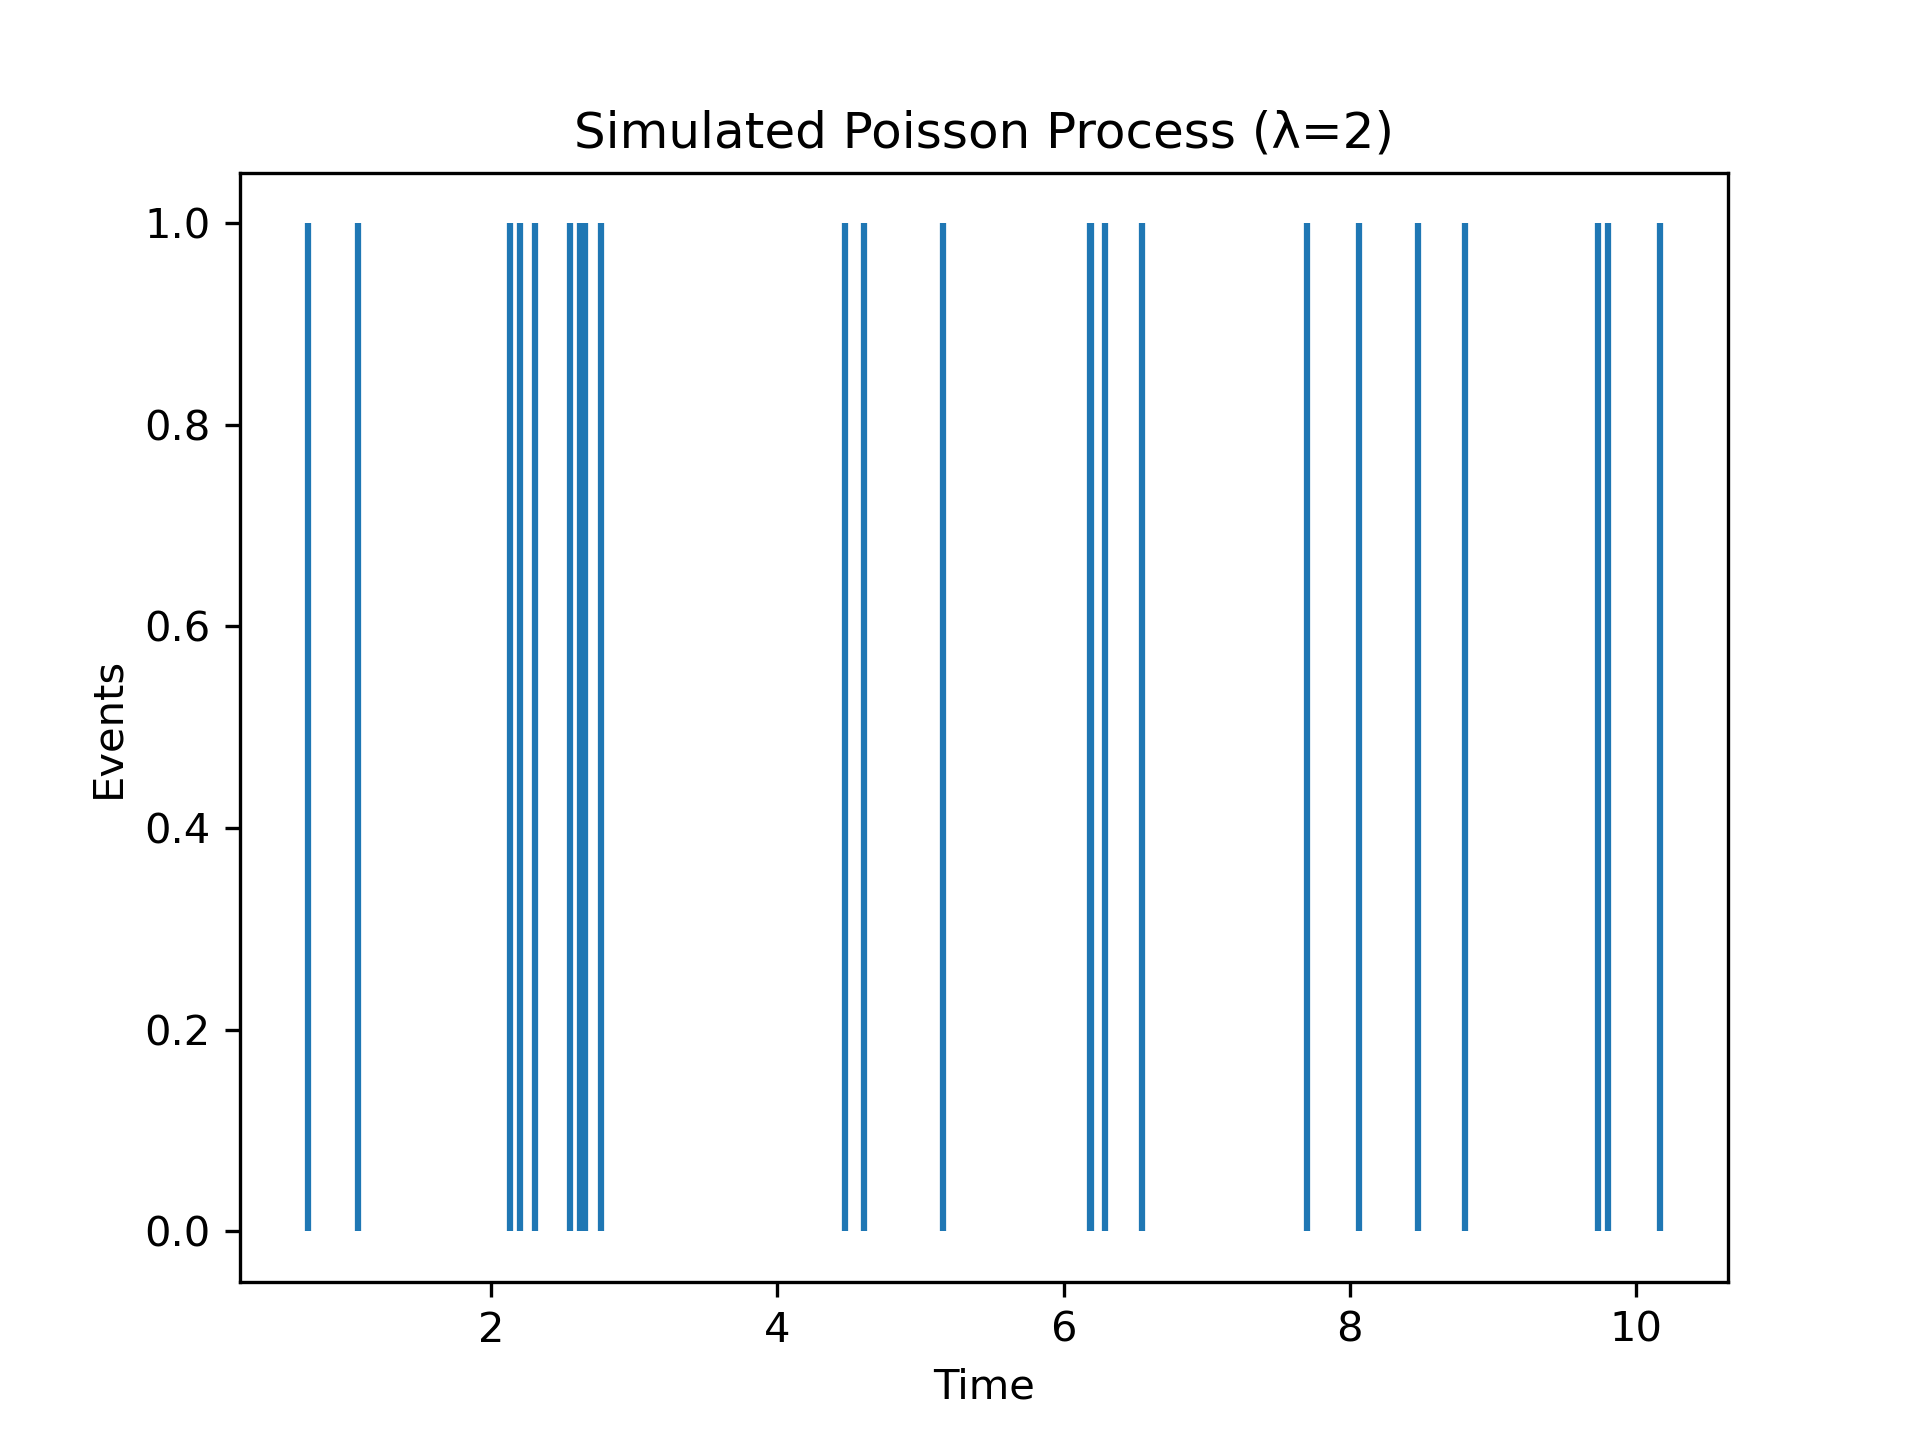

Write the Python code that produced this figure.
import numpy as np
import matplotlib.pyplot as plt

lam, tmax = 2, 10
arrivals, t = [], 0
while t < tmax:
    t += np.random.exponential(1/lam)
    arrivals.append(t)
plt.vlines(arrivals, 0, 1)
plt.title("Simulated Poisson Process (λ=2)")
plt.xlabel("Time"); plt.ylabel("Events")
plt.savefig("mc_poisson.png", dpi=300)
plt.show()
